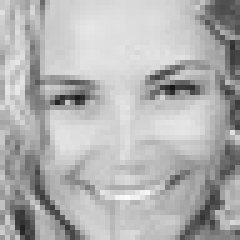
#> input picture assets/samples/happy.jpg, 48 x 48 px, found by its file name (shown 5 times larger)
$ python generate_demo_gif.py
#> lines starting #> are read from the running program, lines starting #| are printed output that depends on the picture
"""
Utility script to generate an animated demo GIF (assets/demo.gif)
simulating real-time emotion tracking and the 7-emotion photo booth challenge.
"""

import os
import cv2
import numpy as np
from PIL import Image, ImageDraw, ImageFont

def build_demo_gif(output_path="assets/demo.gif"):
#> called with output_path = 'assets/demo.gif'
    print("Generating animated demo GIF...")
    os.makedirs(os.path.dirname(output_path), exist_ok=True)

    # Dimensions for hero GIF
    w, h = 640, 400
    frames = []

    # Try loading a system font
    try:
        font_large = ImageFont.truetype("arialbd.ttf", 20)
        font_main = ImageFont.truetype("arial.ttf", 14)
        font_small = ImageFont.truetype("arial.ttf", 11)
    except IOError:
        font_large = ImageFont.load_default()
        font_main = ImageFont.load_default()
        font_small = ImageFont.load_default()

    sample_emotions = [
        ("happy.jpg", "Happy", 0.94, (46, 204, 113)),
        ("surprise.jpg", "Surprise", 0.88, (52, 152, 219)),
        ("neutral.jpg", "Neutral", 0.72, (149, 165, 166)),
        ("angry.jpg", "Angry", 0.79, (231, 76, 60)),
        ("fear.jpg", "Fear", 0.65, (155, 89, 182)),
        ("sad.jpg", "Sad", 0.61, (41, 128, 185)),
        ("disgust.jpg", "Disgust", 0.75, (230, 126, 34)),
    ]

    # Part 1: Simulate Photo Booth Emotion Progression (14 frames)
    unlocked = []
    for step, (img_name, emotion, conf, color) in enumerate(sample_emotions, 1):
        unlocked.append(emotion)
        img_path = os.path.join("assets", "samples", img_name)
        if os.path.exists(img_path):
            face_img = Image.open(img_path).convert("RGB").resize((180, 180), Image.Resampling.BILINEAR)
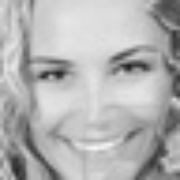
#> face_img: PIL image 180x180 RGB; min 26, max 247, mean 177.7
        else:
            face_img = Image.new("RGB", (180, 180), color=(40, 45, 55))

        # 2 frames per emotion
        for sub in range(2):
            img = Image.new("RGB", (w, h), color=(15, 18, 24))
            draw = ImageDraw.Draw(img)

            # Header HUD
            draw.rectangle([0, 0, w, 40], fill=(22, 27, 36))
            draw.text((16, 10), "🎭 EdgeVision • 817 KB MiniXception (CPU ~2ms)", fill=(0, 230, 255), font=font_large)
            draw.text((w - 180, 12), "Webcam Stream: 30 FPS", fill=(100, 200, 120), font=font_small)

            # Left: Simulated Video Feed Box
            draw.rectangle([16, 52, 340, 340], fill=(26, 32, 42), outline=(50, 60, 75), width=2)
            img.paste(face_img, (88, 100))

            # Bounding box with emotion color
            draw.rectangle([84, 96, 272, 284], outline=color, width=2)
            # Label banner
            draw.rectangle([84, 68, 272, 96], fill=color)
            draw.text((92, 72), f"{emotion.upper()} {int(conf * 100)}%", fill=(255, 255, 255), font=font_large)

            # Right: Live Side Panel & Challenge Tracker
            draw.rectangle([356, 52, w - 16, 340], fill=(20, 24, 32), outline=(40, 48, 62), width=1)
            draw.text((370, 64), "🎮 7-EMOTION PHOTO BOOTH", fill=(255, 255, 255), font=font_large)

            badge_text = f"Unlocked: {len(unlocked)} / 7 Emotions"
            draw.rectangle([370, 94, 520, 120], fill=(30, 80, 50) if len(unlocked) == 7 else (35, 45, 60))
            draw.text((380, 98), badge_text, fill=(46, 204, 113) if len(unlocked) == 7 else (0, 230, 255), font=font_main)

            # Emotion Progress Bars
            bar_y = 135
            for e_name, _, e_conf, e_col in sample_emotions:
                is_curr = (e_name == emotion)
                is_unlocked = (e_name in unlocked)
                draw.text((370, bar_y), e_name, fill=(255, 255, 255) if is_curr else (140, 150, 165), font=font_small)
                # Background track
                draw.rectangle([440, bar_y + 2, 590, bar_y + 12], fill=(30, 36, 46))
                if is_curr:
                    draw.rectangle([440, bar_y + 2, 440 + int(150 * conf), bar_y + 12], fill=color)
                elif is_unlocked:
                    draw.rectangle([440, bar_y + 2, 440 + int(150 * e_conf), bar_y + 12], fill=(60, 75, 95))
                bar_y += 24

            # Bottom info
            draw.text((16, 365), "⚡ EMA Temporal Smoothing Active  •  Zero Frame-Flicker", fill=(120, 140, 165), font=font_small)
            draw.text((w - 220, 365), "github.com/shahin13700/fer-emotion-recognition", fill=(80, 100, 120), font=font_small)

            frames.append(img)
#> this loop made 2 passes
#> pass 1, in build_demo_gif, `img = Image.new("RGB", (w, h), color=(15, 18, 24))`:
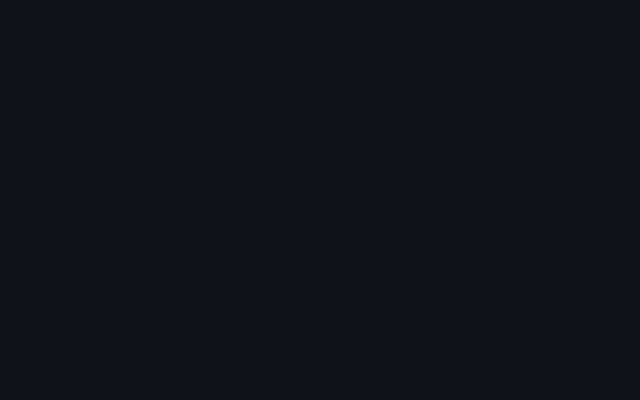
#> img: PIL image 640x400 RGB; mean R, G, B 15, 18, 24
#> after the loop:
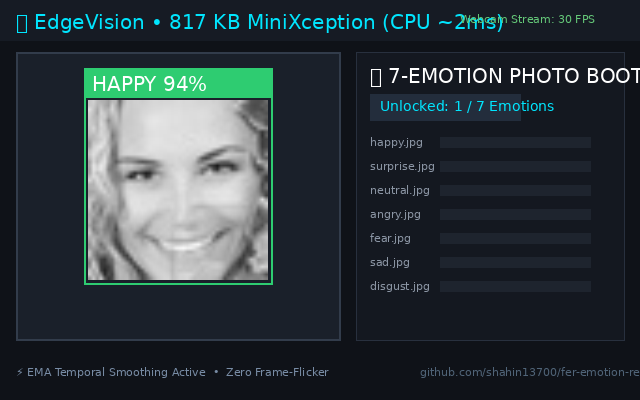
#> img: PIL image 640x400 RGB; mean R, G, B 44.3, 54.4, 59.4
#> after the loop, frames = 2 items
#> pass 2 of the loop in build_demo_gif, `for step, (img_name, emotion, conf, color) in enumerate(sample_emotion..`:
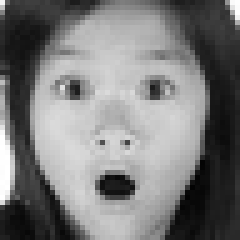
#> input picture assets/samples/surprise.jpg, 48 x 48 px, found by its file name (shown 5 times larger)
#> in build_demo_gif, `face_img = Image.open(img_path).convert("RGB").resize((180, 180), Imag..`:
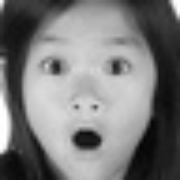
#> face_img: PIL image 180x180 RGB; min 3, max 255, mean 122.3
#> the loop in build_demo_gif, `for sub in range(2):` made 2 passes
#> badge_text on passes 1 to 2: 'Unlocked: 2 / 7 Emotions', 'Unlocked: 2 / 7 Emotions'
#> after the loop in build_demo_gif, `for sub in range(2):`:
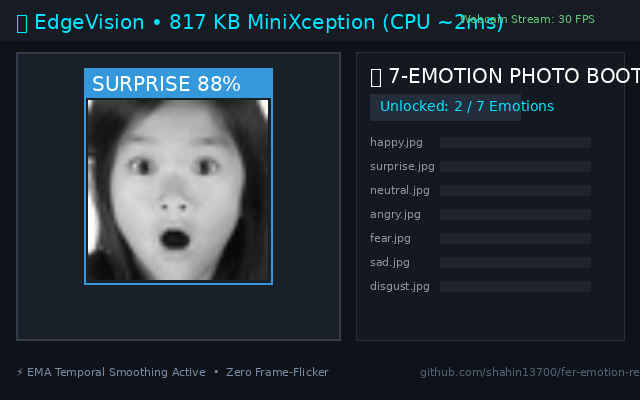
#> img: PIL image 640x400 RGB; mean R, G, B 37.6, 46.2, 55
#> after the loop in build_demo_gif, `for sub in range(2):`: frames = 4 items
#> pass 3 of the loop in build_demo_gif, `for step, (img_name, emotion, conf, color) in enumerate(sample_emotion..`:
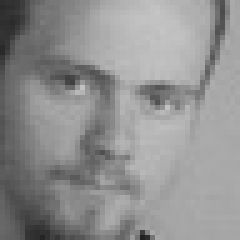
#> input picture assets/samples/neutral.jpg, 48 x 48 px, found by its file name (shown 5 times larger)
#> the loop in build_demo_gif, `for sub in range(2):` made 2 passes
#> badge_text on passes 1 to 2: 'Unlocked: 3 / 7 Emotions', 'Unlocked: 3 / 7 Emotions'
#> after the loop in build_demo_gif, `for sub in range(2):`:
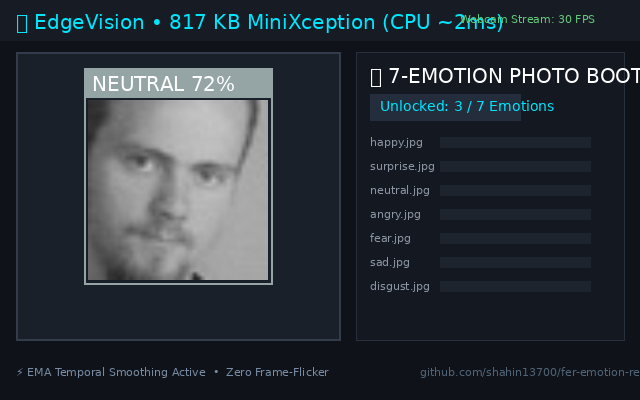
#> img: PIL image 640x400 RGB; mean R, G, B 42.6, 49.2, 56.5
#> after the loop in build_demo_gif, `for sub in range(2):`: frames = 6 items
#> the loop made 7 passes; the first 3 are shown

    # Part 2: Challenge Complete & Generated Photo Strip Showcase (4 frames)
    strip_path = os.path.join("assets", "sample_photo_strip.png")
    strip_img = None
    if os.path.exists(strip_path):
        strip_raw = Image.open(strip_path).convert("RGB")
        strip_img = strip_raw.resize((560, 260), Image.Resampling.LANCZOS)

    for i in range(4):
        img = Image.new("RGB", (w, h), color=(15, 18, 24))
        draw = ImageDraw.Draw(img)

        # Header
        draw.rectangle([0, 0, w, 40], fill=(22, 40, 32))
        draw.text((16, 10), "🎉 CHALLENGE COMPLETED! 7 OF 7 EMOTIONS UNLOCKED", fill=(46, 204, 113), font=font_large)
        draw.text((w - 180, 12), "Grade: PERFECT! 🏆", fill=(255, 215, 0), font=font_main)

        # Showcase the Photo Strip in the center
        if strip_img is not None:
            img.paste(strip_img, (40, 60))
            draw.rectangle([38, 58, 602, 322], outline=(0, 230, 255), width=2)
        else:
            draw.rectangle([40, 60, 600, 320], fill=(30, 36, 46))
            draw.text((180, 180), "📸 Downloadable Emotion Photo Strip Ready", fill=(0, 230, 255), font=font_large)

        # Bottom Bar
        draw.rectangle([0, 345, w, h], fill=(20, 24, 32))
        draw.text((40, 360), "📸 1-Click Exportable Retro Photo Strip  •  100% In-Memory Privacy", fill=(180, 190, 205), font=font_main)
        draw.text((w - 180, 360), "⭐ Star on GitHub", fill=(0, 230, 255), font=font_main)

        frames.append(img)
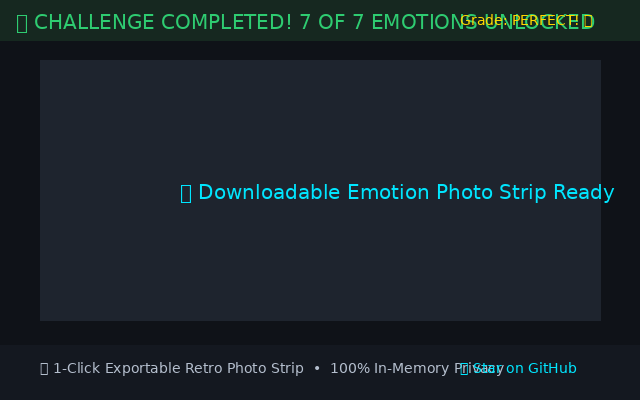
#> img: PIL image 640x400 RGB; mean R, G, B 26, 35.7, 41.9

    # Save as animated GIF (duration=400ms per frame, loop indefinitely)
    frames[0].save(
        output_path,
        save_all=True,
        append_images=frames[1:],
        duration=420,
        loop=0,
        optimize=True
    )
    print(f"Animated demo GIF successfully created at {output_path} ({os.path.getsize(output_path) // 1024} KB)")

if __name__ == "__main__":
    build_demo_gif()
